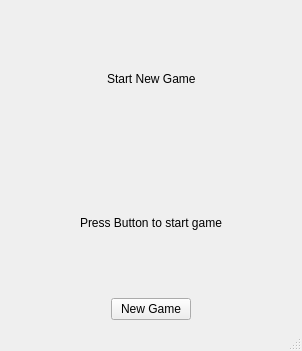
<?xml version="1.0" encoding="UTF-8"?>
<ui version="4.0">
 <class>MainWindow</class>
 <widget class="QMainWindow" name="MainWindow">
  <property name="geometry">
   <rect>
    <x>0</x>
    <y>0</y>
    <width>302</width>
    <height>351</height>
   </rect>
  </property>
  <property name="windowTitle">
   <string>Guessing Game</string>
  </property>
  <widget class="QWidget" name="centralwidget">
   <layout class="QVBoxLayout" name="verticalLayout_2">
    <item>
     <layout class="QHBoxLayout" name="horizontalLayout_3">
      <property name="spacing">
       <number>6</number>
      </property>
      <item>
       <spacer name="horizontalSpacer_5">
        <property name="orientation">
         <enum>Qt::Horizontal</enum>
        </property>
        <property name="sizeHint" stdset="0">
         <size>
          <width>40</width>
          <height>0</height>
         </size>
        </property>
       </spacer>
      </item>
      <item>
       <widget class="QLabel" name="levelLabel">
        <property name="text">
         <string>Start New Game</string>
        </property>
       </widget>
      </item>
      <item>
       <spacer name="horizontalSpacer_6">
        <property name="orientation">
         <enum>Qt::Horizontal</enum>
        </property>
        <property name="sizeHint" stdset="0">
         <size>
          <width>40</width>
          <height>0</height>
         </size>
        </property>
       </spacer>
      </item>
     </layout>
    </item>
    <item>
     <layout class="QGridLayout" name="gridLayout"/>
    </item>
    <item>
     <layout class="QHBoxLayout" name="horizontalLayout_2">
      <property name="sizeConstraint">
       <enum>QLayout::SetDefaultConstraint</enum>
      </property>
      <item>
       <spacer name="horizontalSpacer_3">
        <property name="orientation">
         <enum>Qt::Horizontal</enum>
        </property>
        <property name="sizeHint" stdset="0">
         <size>
          <width>40</width>
          <height>20</height>
         </size>
        </property>
       </spacer>
      </item>
      <item>
       <widget class="QLabel" name="messageLabel">
        <property name="text">
         <string>Press Button to start game</string>
        </property>
       </widget>
      </item>
      <item>
       <spacer name="horizontalSpacer_4">
        <property name="orientation">
         <enum>Qt::Horizontal</enum>
        </property>
        <property name="sizeHint" stdset="0">
         <size>
          <width>40</width>
          <height>20</height>
         </size>
        </property>
       </spacer>
      </item>
     </layout>
    </item>
    <item>
     <layout class="QHBoxLayout" name="horizontalLayout">
      <item>
       <spacer name="horizontalSpacer_2">
        <property name="orientation">
         <enum>Qt::Horizontal</enum>
        </property>
        <property name="sizeHint" stdset="0">
         <size>
          <width>40</width>
          <height>20</height>
         </size>
        </property>
       </spacer>
      </item>
      <item>
       <widget class="QPushButton" name="newGameButton">
        <property name="sizePolicy">
         <sizepolicy hsizetype="Maximum" vsizetype="Fixed">
          <horstretch>0</horstretch>
          <verstretch>0</verstretch>
         </sizepolicy>
        </property>
        <property name="text">
         <string>New Game</string>
        </property>
       </widget>
      </item>
      <item>
       <spacer name="horizontalSpacer">
        <property name="orientation">
         <enum>Qt::Horizontal</enum>
        </property>
        <property name="sizeHint" stdset="0">
         <size>
          <width>40</width>
          <height>20</height>
         </size>
        </property>
       </spacer>
      </item>
     </layout>
    </item>
   </layout>
  </widget>
  <widget class="QStatusBar" name="statusbar"/>
 </widget>
 <resources/>
 <connections/>
</ui>
